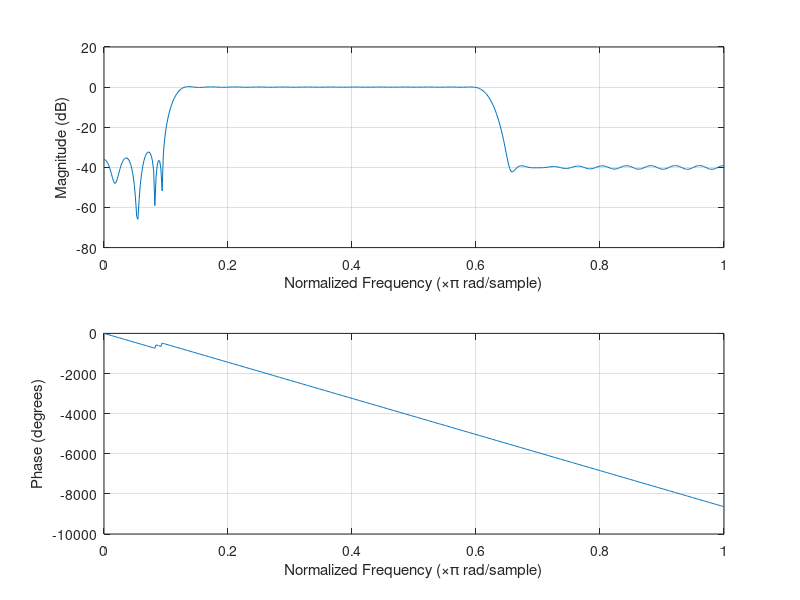

Here is the MATLAB script that generated this plot: (Note: this script raises an error after producing the figure.)
% bpf.m
% David Rowe April 2015
%
% Design 400-2600 Hz BPF and save coeffs 

1;

function write_c_array(filename, arrayname, vec)

  m = length(vec);

  f=fopen(filename,"wt");
  fprintf(f,"#define %s_N %d\n\n", toupper(arrayname), m);
  fprintf(f,"float %s[]={\n", arrayname);
  for r=1:m
    if r < m
      fprintf(f, "  %f,\n", vec(r));
    else
      fprintf(f, "  %f\n};", vec(r));
    end
  end

  fclose(f);
endfunction

b=firls(100,[0 400 500 2400 2600 4000]/4000,[0.01 0.01 1 1 0.01 0.01]);
freqz(b)
write_c_array("../src/bpf.h", "bpf", b)

% C header file of noise samples so C version gives extacly the same results
